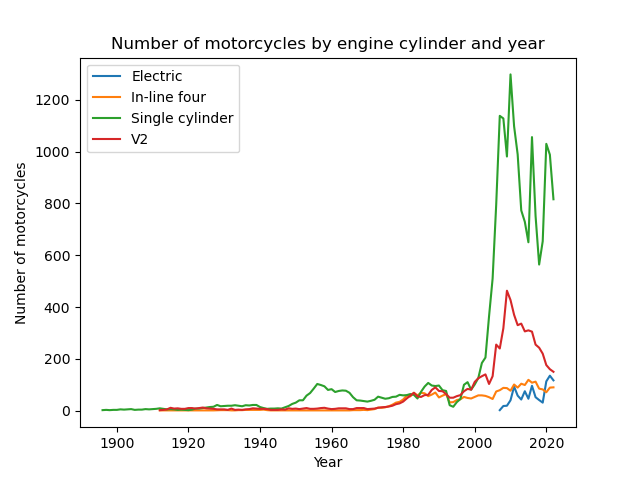

Python code for this plot:
import pandas as pd
import numpy as np
import matplotlib.pyplot as plt

def main():

    # read our data frame
    moto = pd.read_csv('all_bikez_curated.csv', low_memory=False)
    # we will only need 'Year' and 'Engine cylinder'
    df = pd.DataFrame(moto, columns=['Year', 'Engine cylinder']).dropna(subset=['Engine cylinder'])
    # now we take only the most important types of 'Engine cylinder'
    df = df[df['Engine cylinder'].isin(['Electric', 'In-line four', 'Single cylinder', 'V2'])]

    df = pd.DataFrame(df)

    # group by engine cylinder and year, and count the number
    counts = df.groupby(['Engine cylinder', 'Year']).size().reset_index(name='count')

    # create a separate line chart for each engine cylinder
    for cylinder in counts['Engine cylinder'].unique():
        data = counts[counts['Engine cylinder'] == cylinder]
        plt.plot(data['Year'], data['count'], label=f'{cylinder}')

    # make this plot more readable
    plt.xlabel('Year')
    plt.ylabel('Number of motorcycles')
    plt.title('Number of motorcycles by engine cylinder and year')
    plt.legend()

    # show the plot
    plt.show()
if __name__ == '__main__':
    main()
